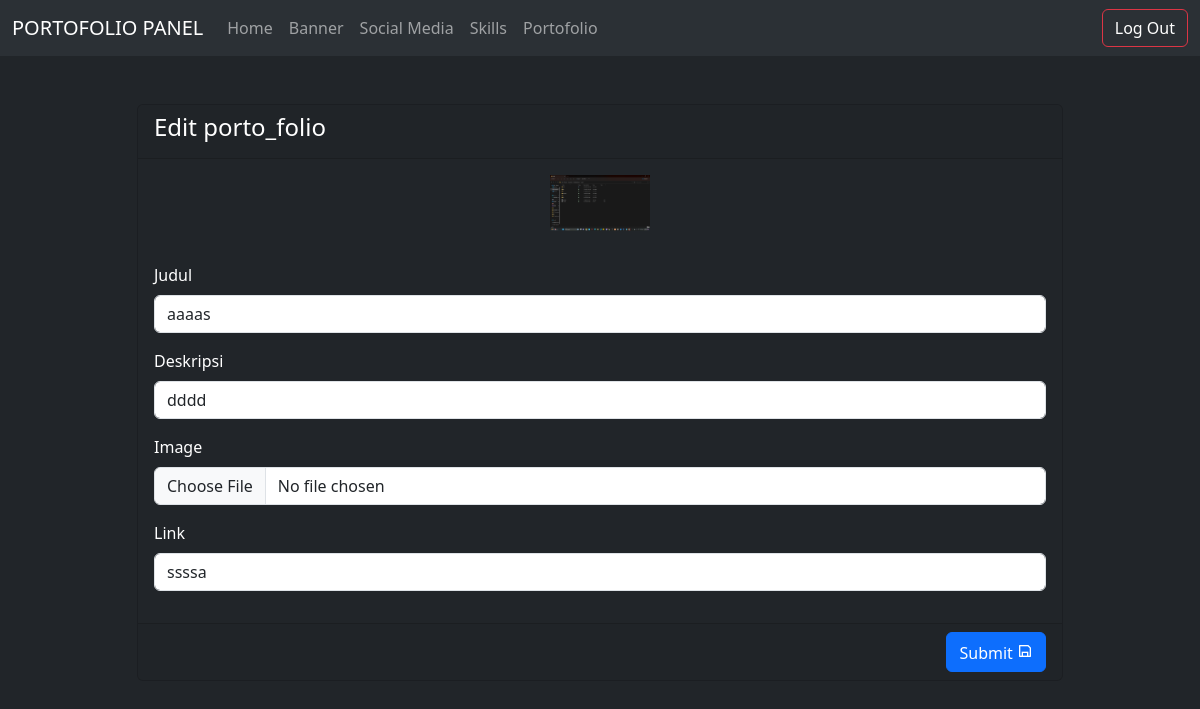
Page /views/admin/porto_folio/edit.php?id=6 on the committed database.
### tables this page shows
CREATE TABLE `porto_folio` (
  `id` bigint(20) UNSIGNED NOT NULL,
  `judul` varchar(255) NOT NULL,
  `deskripsi` varchar(255) NOT NULL,
  `image` text NOT NULL,
  `link` text NOT NULL
);

### models/porto_folio.php (called while the page is built, shortened)
<?php
class porto_folio{
  public $id, $judul,$deskripsi, $image,$link;
  public function __construct($id = "", $judul = "", $deskripsi="", $image="",$link="")
  {
    $this->id = $id;
    $this->judul = $judul;
    $this->deskripsi = $deskripsi;
    $this->image= $image;
    $this->link = $link;
  }
  public function getImage(){
    if(isset($_SERVER['HTTPS'])){
        $protocol = ($_SERVER['HTTPS'] && $_SERVER['HTTPS'] != "off") ? "https" : "http";
    }
    else{
        $protocol = 'http';
    }
    return $protocol . "://" . $_SERVER['HTTP_HOST'].'/'.$this->image;
  }
  public static function find($id){
    $conn = (new Model)->connect();
    $SQL = "SELECT * FROM porto_folio WHERE id = ".$id;
    $result = mysqli_query($conn, $SQL);
    $row = mysqli_fetch_row($result);
    list($id, $judul,$deskripsi,$image,$link)=$row;
    return new porto_folio($id, $judul,$deskripsi,$image,$link);
  }
}

### views/admin/porto_folio/edit.php (the view, shortened to what this page needs)
<!DOCTYPE html>
<html lang="en">
<head>
  <?php include $_SERVER['DOCUMENT_ROOT'].'/views/layouts/head.php' ?>
</head>
<body class="bg-dark text-light">
<?php include $_SERVER['DOCUMENT_ROOT'].'/views/layouts/navbar.php' ?>
<?php
  require_once $_SERVER['DOCUMENT_ROOT'].'/models/porto_folio.php';
  $id = $_GET['id'];
  $porto_folio = porto_folio::find($id);
?>
<div class="container">
  <div class="row justify-content-center">
    <div class="col-10 mt-5">
      <div class="card text-bg-dark">
        <div class="card-header">
          <h4>Edit porto_folio</h4>
        </div>
        <form action="/admin/porto_folio/update?id=<?php echo $porto_folio->id ?>" method="post" enctype="multipart/form-data">
        <div class="card-body">
          <div class="mb-3 text-center">
            <img style="width: 100px;" src="<?php echo $porto_folio->getImage() ?>" alt="<?php echo $porto_folio->judul ?>" class="mb-3">
          </div>
          <div class="mb-3">
            <label for="name" class="form-label">Judul</label>
            <input type="text" value="<?php echo $porto_folio->judul ?>" name="judul" id="judul" class="form-control">
          </div>
          <div class="mb-3">
            <label for="name" class="form-label">Deskripsi</label>
            <input type="text" value="<?php echo $porto_folio->deskripsi ?>" name="deskripsi" id="deskripsi" class="form-control">
          </div>
          <div class="mb-3">
            <label for="image" class="form-label">Image</label>
            <input type="file" name="image" id="image" class="form-control">
          </div>
          <div class="mb-3">
            <label for="name" class="form-label">Link</label>
            <input type="text" value="<?php echo $porto_folio->link ?>" name="link" id="link" class="form-control">
          </div>
        </div>
        <div class="card-footer text-end">
          <button type="submit" class="btn btn-primary">Submit <i class="ri-save-line"></i></button>
        </div>
        </form>
      </div>
    </div>
  </div>
</div>
</body>
</html>

### rows in the picture
porto_folio: image (picture), judul "aaaas", deskripsi "dddd", link "ssssa"
